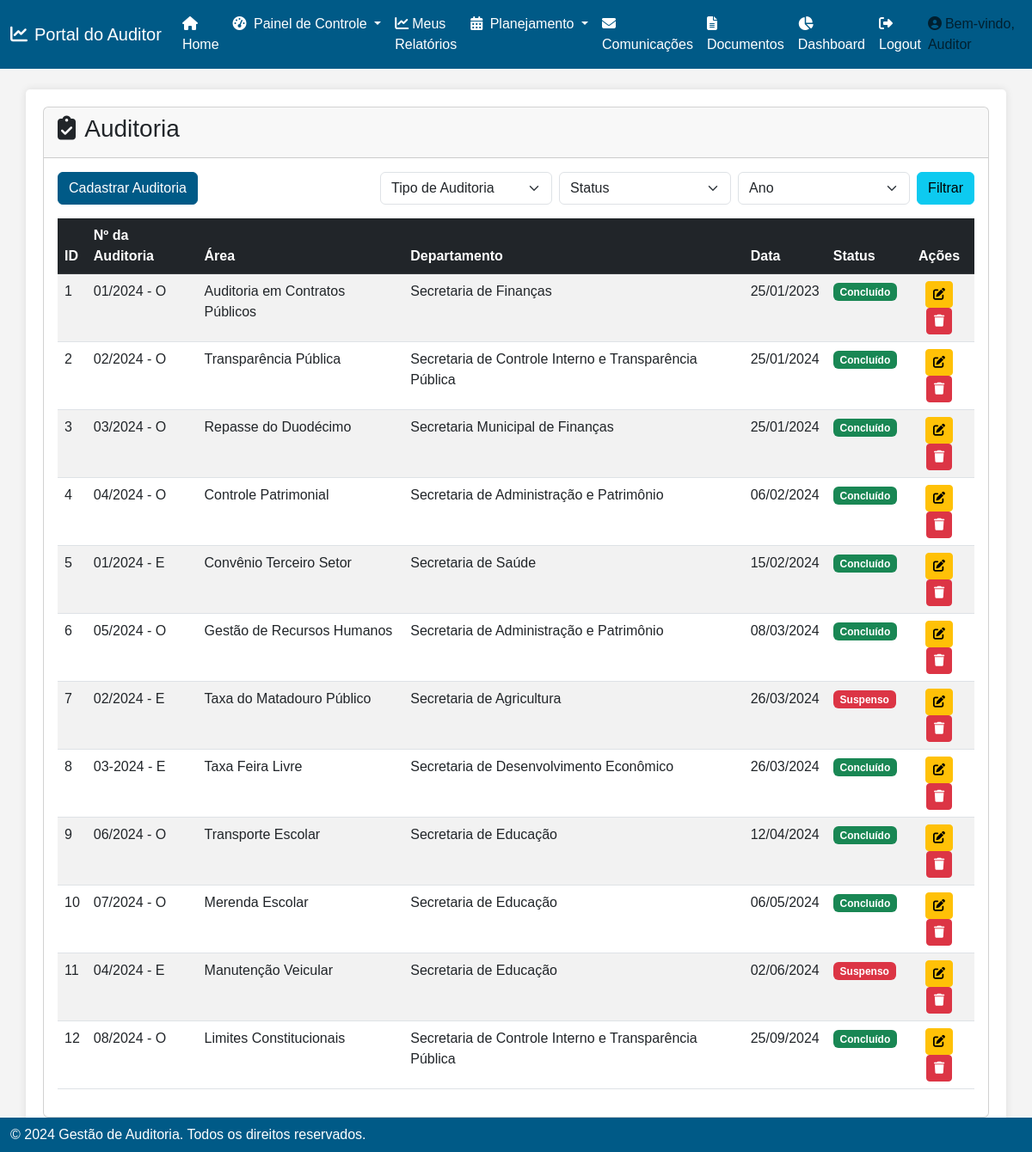
Before: /auditoria (signed in) with the older database file.
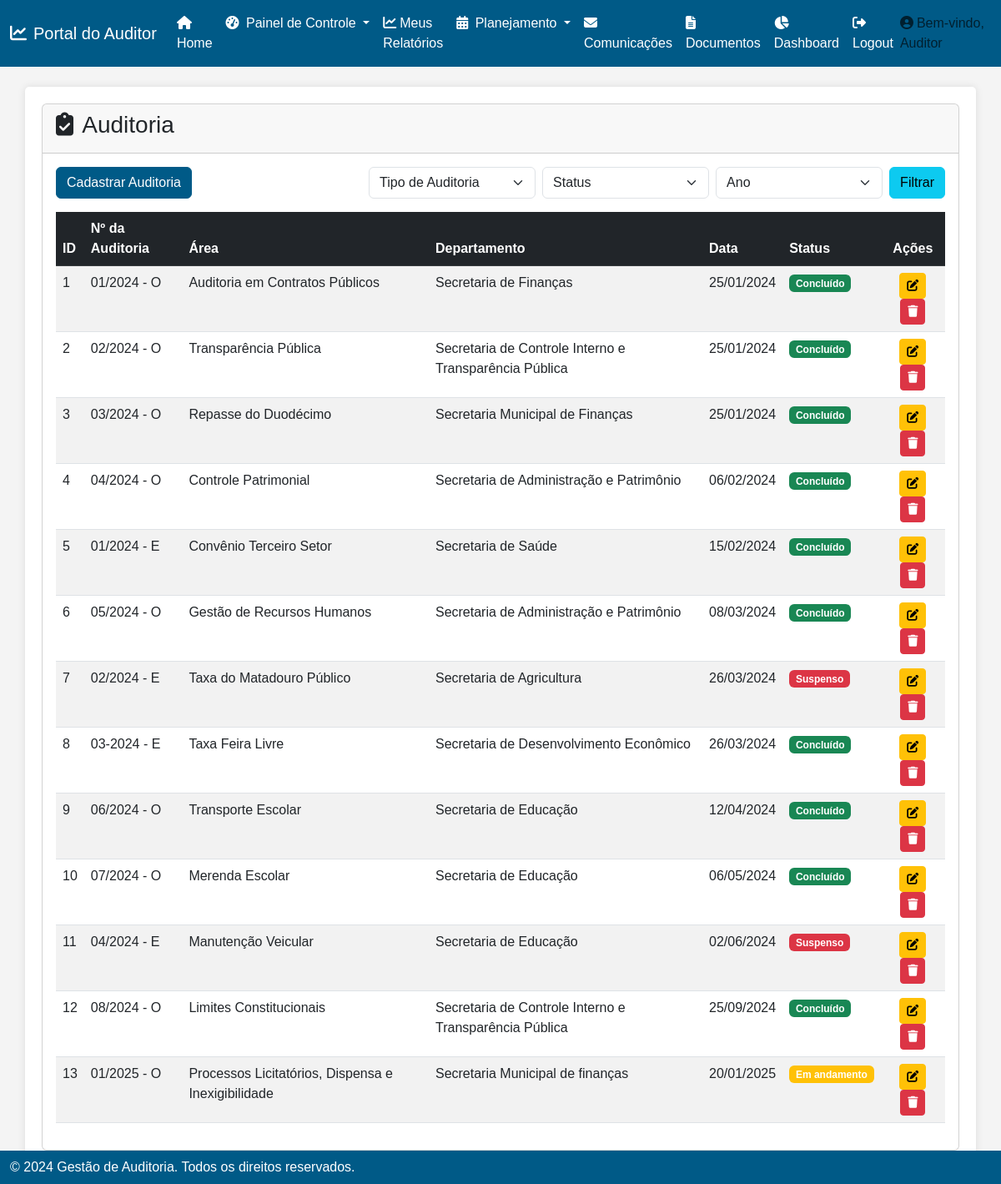
After: the same page with the newer database file.
### app.py (models this page shows)
class Auditoria(db.Model):
    id = db.Column(db.Integer, primary_key=True)
    numero_auditoria = db.Column(db.String(100), nullable=False)
    area = db.Column(db.String(100), nullable=False)
    departamento = db.Column(db.String(100), nullable=False)
    data = db.Column(db.Date, nullable=False)
    status = db.Column(db.String(50), nullable=False)  # Adicionando a coluna 'status'

### app.py (the view)
@app.route('/auditoria', methods=['GET'])
def auditoria():
    if 'logged_in' not in session:
        return redirect(url_for('login'))
    auditorias = Auditoria.query.all()
    secretarias = list(set(auditoria.departamento for auditoria in auditorias))
    anos = list(set(auditoria.data.year for auditoria in auditorias))
    anos.sort(reverse=True)
    return render_template('Auditoria.html', auditorias=auditorias, secretarias=secretarias, anos=anos)

### templates/Auditoria.html (shortened to what this page needs)
{% extends "base.html" %}
{% block content %}
    <div class="card">
        <div class="card-header">
            <h3><i class="fas fa-clipboard-check me-1"></i> Auditoria</h3>
        </div>
        <div class="card-body">
            <div class="d-flex justify-content-between mb-3">
                <button class="btn btn-primary" data-bs-toggle="modal" data-bs-target="#addAuditModal">Cadastrar Auditoria</button>
                <div class="d-flex">
                    <select class="form-select d-inline-block me-2" style="width: 200px;" id="tipo_auditoria">
                        <option value="">Tipo de Auditoria</option>
                    </select>
                    <select class="form-select d-inline-block me-2" style="width: 200px;" id="status">
                        <option value="">Status</option>
                    </select>
                    <select class="form-select d-inline-block me-2" style="width: 200px;" id="ano">
                        <option value="">Ano</option>
                    </select>
                    <button class="btn btn-info" id="btnFiltrar">Filtrar</button>
                </div>
            </div>
            <div class="table-responsive">
                <table class="table table-striped">
                    <thead class="table-dark">
                        <tr>
                            <th>ID</th>
                            <th>Nº da Auditoria</th>
                            <th>Área</th>
                            <th>Departamento</th>
                            <th>Data</th>
                            <th>Status</th>
                            <th class="text-center">Ações</th>
                        </tr>
                    </thead>
                    <tbody id="auditoria-table">
                        {% if auditorias %}
                            {% for auditoria in auditorias %}
                                <tr>
                                    <td>{{ auditoria.id }}</td>
                                    <td>{{ auditoria.numero_auditoria }}</td>
                                    <td>{{ auditoria.area }}</td>
                                    <td>{{ auditoria.departamento }}</td>
                                    <td>{{ auditoria.data.strftime('%d/%m/%Y') }}</td>
                                    <td>
                                        <span class="badge
                                            {% if auditoria.status == 'Em andamento' %}bg-warning
                                            {% elif auditoria.status == 'Concluído' %}bg-success
                                            {% elif auditoria.status == 'Suspenso' %}bg-danger
                                            {% endif %}">
                                            {{ auditoria.status }}
                                        </span>
                                    </td>
                                    <td class="text-center">
                                        <a href="{{ url_for('editar_auditoria', id=auditoria.id) }}" class="btn btn-warning btn-sm">
                                            <i class="fas fa-edit"></i>
                                        </a>
                                        <form action="{{ url_for('excluir_auditoria', id=auditoria.id) }}" method="POST" style="display:inline;">
                                            <button type="submit" class="btn btn-danger btn-sm" onclick="return confirm('Tem certeza que deseja excluir?');">
                                                <i class="fas fa-trash"></i>
                                            </button>
                                        </form>
                                    </td>
                                </tr>
                            {% endfor %}
                        {% else %}
                            <tr>
                                <td colspan="7" class="text-center">Nenhuma auditoria encontrada.</td>
                            </tr>
                        {% endif %}
                    </tbody>
                </table>
            </div>
        </div>
    </div>
{% endblock %}

Changed rows visible on the page:
changed Auditoria "Auditoria em Contratos Públicos": data "25/01/2023" → "25/01/2024"
added Auditoria: id "13", numero_auditoria "01/2025 - O", area "Processos Licitatórios, Dispensa e Inexigibilidade", departamento "Secretaria Municipal de finanças", data "20/01/2025", status "Em andamento"
